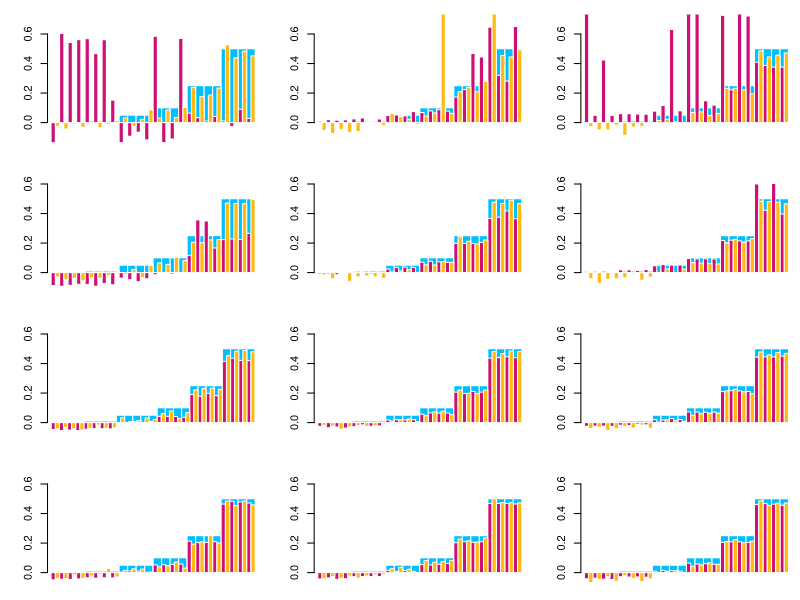

The R script that drew this image:
barplot <- function(bar_heights, bar_positions, width = 0.5, xlim = NA, ylim = NA, font_size = 1, xlab = '', ylab = '', add = F, main = '', col = 'deepskyblue'){
	if ( any(is.na(xlim)) ){
		xlim <- range(bar_positions)
	}
	if ( any(is.na(ylim)) ){
		ylim <- range(bar_heights)
	}
	if ( add == F ){
		plot(bar_heights, type="n", xlab=xlab, ylab=ylab,
		ylim=ylim, xlim=xlim, xaxt="n", bty = 'n',
		cex.lab=font_size, cex.axis=font_size, cex.main=font_size, cex.sub=font_size, main = main)
	}
	for ( i in 1:length(bar_heights)){
		rect(bar_positions[i] - width, 0, bar_positions[i] + width, bar_heights[i], col = col, border = F)
	}
}

all_sims <- read.table('tables/power_analysis_complete.tsv', header = T, sep = '\t')

pdf('figures/power_analysis.pdf')
	par(mfrow = c(4, 3))
	par(mar=c(0.6,3.6,1.1,0.6))
	for(X in unique(all_sims$X)){
		is_X <- all_sims$X == X
		for(mat in unique(all_sims$maternal)){
			is_coverage <- all_sims$maternal == mat
			ylim <- c(-0.1, 0.7)
			barplot(all_sims$simulated_sperm[is_X & is_coverage], 1:sum(is_X & is_coverage), ylim = ylim)
			barplot(all_sims$two_tissue_sperm[is_X & is_coverage], 1:sum(is_X & is_coverage) - 0.25, add = T, width = 0.25, col = 'deeppink3')
			barplot(all_sims$mapping_sperm[is_X & is_coverage], 1:sum(is_X & is_coverage) + 0.25, add = T, width = 0.25, col = 'darkgoldenrod1')
		}
	}
dev.off()

# this image was then labeled and annotated in InkScape
